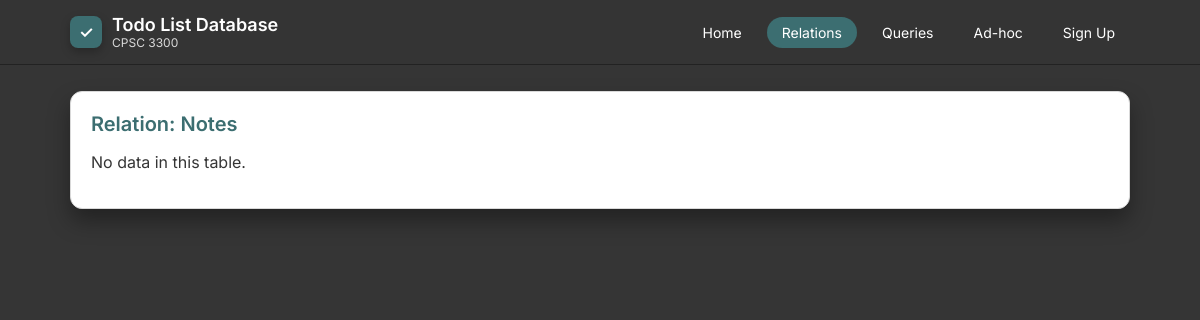
Page /relations.php?table=Notes on the earlier database version.
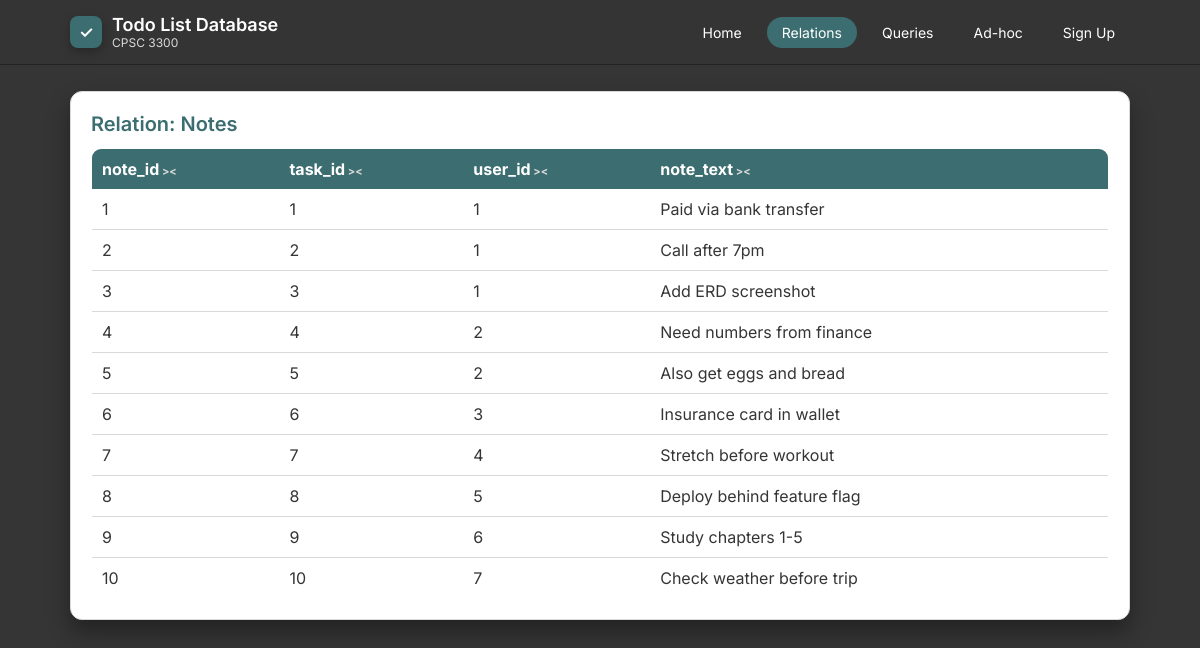
Same page on the later database version.
### tables this page shows
CREATE TABLE Notes (
  note_id   INT AUTO_INCREMENT PRIMARY KEY,
  task_id   INT NOT NULL,
  user_id   INT NOT NULL,
  note_text TEXT NOT NULL,

  FOREIGN KEY (task_id) REFERENCES Tasks(task_id),
  FOREIGN KEY (user_id) REFERENCES Users(user_id)
);

### relations.php (the view, shortened to what this page needs)
<?php
include 'db.php';
include 'header.php';
$currentTable = isset($_GET['table']) ? $_GET['table'] : null;
    ?>
<div class="card">
    <h2>Relation: <?php echo htmlspecialchars($currentTable); ?></h2>
    <?php
    try {
        $stmt = $pdo->query("SELECT * FROM $currentTable");
        $rows = $stmt->fetchAll();
        if (!$rows) {
            echo "<p>No data in this table.</p>";
        } else {
            echo "<table>";
            echo "<thead><tr>";
            foreach (array_keys($rows[0]) as $colName) {
                echo "<th class=\"sortable\">" . htmlspecialchars($colName) . "</th>";
            }
            echo "</tr></thead>";
            echo "<tbody>";
            foreach ($rows as $row) {
                echo "<tr>";
                foreach ($row as $val) {
                    echo "<td>" . htmlspecialchars((string)$val) . "</td>";
                }
                echo "</tr>";
            }
            echo "</tbody>";
            echo "</table>";
        }
    } catch (PDOException $e) {
        echo "<p><strong>Error reading table:</strong> " . htmlspecialchars($e->getMessage()) . "</p>";
    }
    ?>
</div>
</div></body></html>

Differences in the rows shown:
added notes: val "1", note_text "Paid via bank transfer"
added notes: val "2", user "1", note_text "Call after 7pm"
added notes: val "3", user "1", note_text "Add ERD screenshot"
added notes: val "4", user "2", note_text "Need numbers from finance"
added notes: val "5", user "2", note_text "Also get eggs and bread"
added notes: val "6", user "3", note_text "Insurance card in wallet"
added notes: val "7", user "4", note_text "Stretch before workout"
added notes: val "8", user "5", note_text "Deploy behind feature flag"
added notes: val "9", user "6", note_text "Study chapters 1-5"
added notes: val "10", user "7", note_text "Check weather before trip"
Other differences:
new list line: "note_id"
new list line: "task_id"
new list line: "user_id"
new list line: "note_text"
text no longer shown: "No data in this table."
